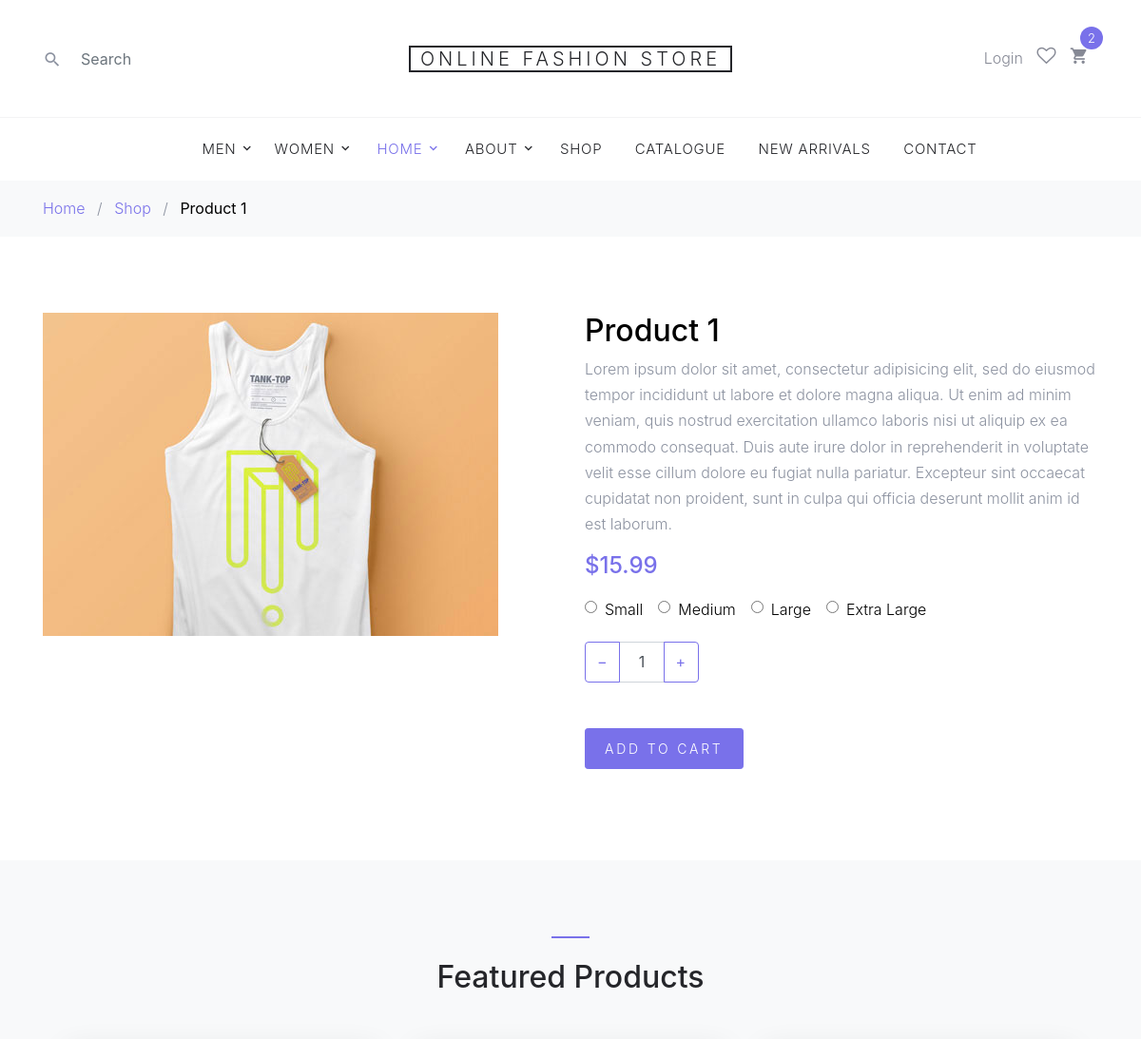
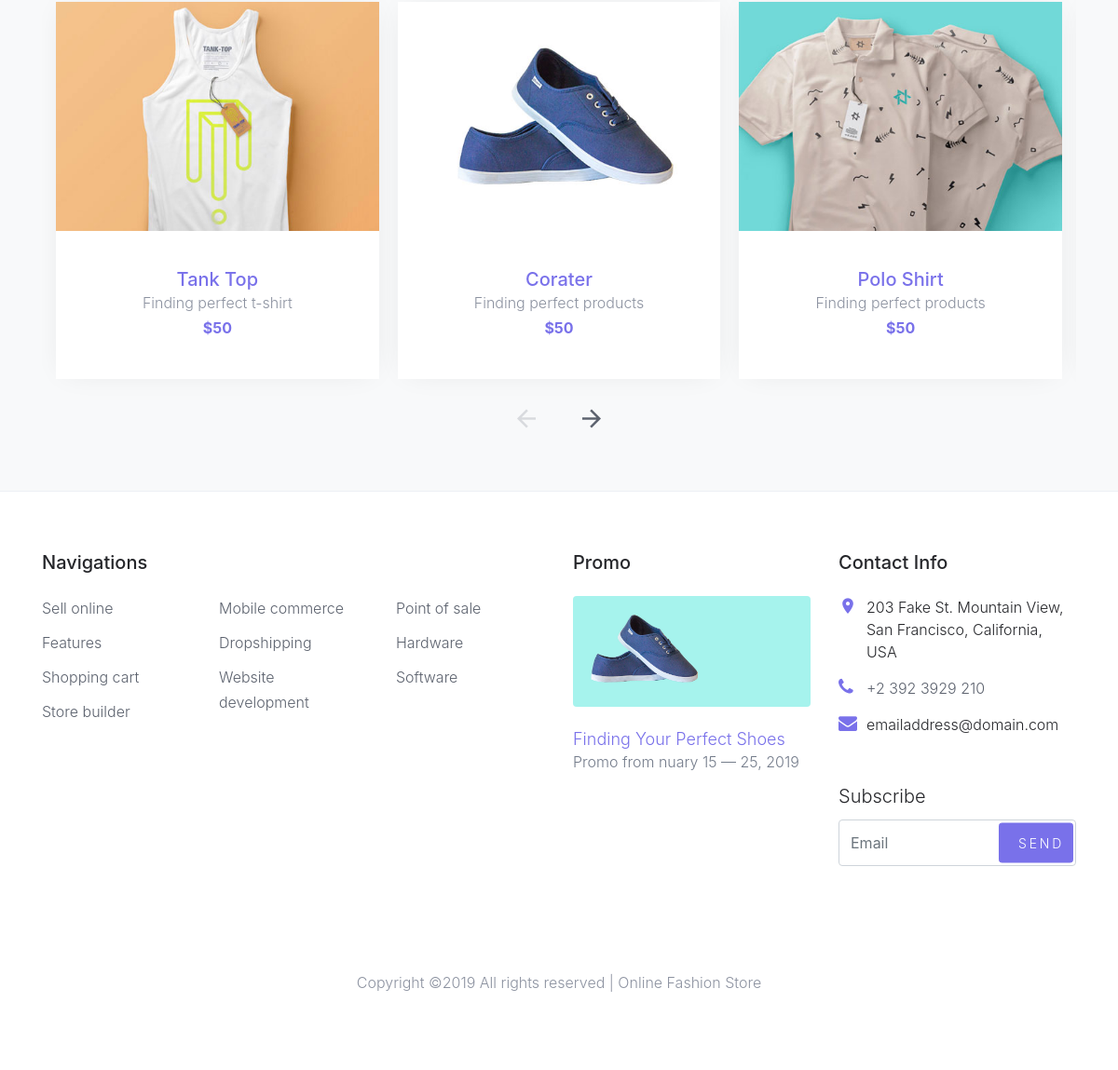
/shop-single.php?id=1, run on the app's committed database (2 pictures, top to bottom).
### tables this page shows
CREATE TABLE `categories` (
  `id` int(11) NOT NULL,
  `label` varchar(150) NOT NULL DEFAULT '',
  `link_url` varchar(255) NOT NULL DEFAULT '#',
  `parent_id` int(11) NOT NULL DEFAULT '0'
);

CREATE TABLE `products` (
  `product_id` int(11) NOT NULL,
  `product_title` varchar(255) NOT NULL,
  `product_category_id` int(11) NOT NULL,
  `product_price` float NOT NULL,
  `product_quantity` int(11) NOT NULL,
  `product_short_desc` varchar(150) NOT NULL,
  `product_description` text NOT NULL,
  `product_image` varchar(255) NOT NULL
);

### includes/functions/loginandregister.php (called while the page is built, shortened)
<?php
function isLoggedIn() {
	if (isset($_SESSION['user'])) {
		return true;
	} else {
		return false;
	}
}
 ?>

### shop-single.php (the view, shortened to what this page needs)
<?php
include TEMPLATE_FRONT.DS.'header.php';
?>
<?php
$product = query("SELECT * FROM products WHERE product_id=".escape_string($_GET['id']));
  while ($row = fetch_array($product)) {
 ?>
    <div class="bg-light py-3">
      <div class="container">
        <div class="row">
          <div class="col-md-12 mb-0"><a href="index.php">Home</a> <span class="mx-2 mb-0">/</span> <a href="shop.php">Shop</a> <span class="mx-2 mb-0">/</span> <strong class="text-black"><?php echo $row['product_title'] ?></strong></div>
        </div>
      </div>
    </div>
    <div class="site-section">
      <div class="container">
        <div class="row">
          <div class="col-md-6">
            <img src="images/<?php echo $row['product_image'] ?>" alt="<?php echo $row['product_title'] ?>" class="img-fluid">
          </div>
          <div class="col-md-6">
            <h2 class="text-black"><?php echo $row['product_title'] ?></h2>
            <p><?php echo $row['product_description'] ?></p>
            <p><strong class="text-primary h4">$<?php echo $row['product_price'] ?></strong></p>
            <div class="mb-1 d-flex">
              <label for="option-sm" class="d-flex mr-3 mb-3">
                <span class="d-inline-block mr-2" style="top:-2px; position: relative;"><input type="radio" id="option-sm" name="shop-sizes"></span> <span class="d-inline-block text-black">Small</span>
              </label>
              <label for="option-md" class="d-flex mr-3 mb-3">
                <span class="d-inline-block mr-2" style="top:-2px; position: relative;"><input type="radio" id="option-md" name="shop-sizes"></span> <span class="d-inline-block text-black">Medium</span>
              </label>
              <label for="option-lg" class="d-flex mr-3 mb-3">
                <span class="d-inline-block mr-2" style="top:-2px; position: relative;"><input type="radio" id="option-lg" name="shop-sizes"></span> <span class="d-inline-block text-black">Large</span>
              </label>
              <label for="option-xl" class="d-flex mr-3 mb-3">
                <span class="d-inline-block mr-2" style="top:-2px; position: relative;"><input type="radio" id="option-xl" name="shop-sizes"></span> <span class="d-inline-block text-black"> Extra Large</span>
              </label>
            </div>
            <div class="mb-5">
              <div class="input-group mb-3" style="max-width: 120px;">
              <div class="input-group-prepend">
                <button class="btn btn-outline-primary js-btn-minus" type="button">&minus;</button>
              </div>
              <input type="text" class="form-control text-center" value="1" placeholder="" aria-label="Example text with button addon" aria-describedby="button-addon1">
              <div class="input-group-append">
                <button class="btn btn-outline-primary js-btn-plus" type="button">&plus;</button>
              </div>
            </div>
            </div>
            <p><a href="cart.php?add=<?php echo $row['product_id'] ?>" class="buy-now btn btn-sm btn-primary">Add To Cart</a></p>
          </div>
        </div>
      </div>
    </div>
<?php } ?>
    <div class="site-section block-3 site-blocks-2 bg-light">
      <div class="container">
        <div class="row justify-content-center">
          <div class="col-md-7 site-section-heading text-center pt-4">
            <h2>Featured Products</h2>
          </div>
        </div>
        <div class="row">
          <div class="col-md-12">
            <div class="nonloop-block-3 owl-carousel">
              <div class="item">
                <div class="block-4 text-center">
                  <figure class="block-4-image">
                    <img src="images/cloth_1.jpg" alt="Image placeholder" class="img-fluid">
                  </figure>
                  <div class="block-4-text p-4">
                    <h3><a href="#">Tank Top</a></h3>
                    <p class="mb-0">Finding perfect t-shirt</p>
                    <p class="text-primary font-weight-bold">$50</p>
                  </div>
                </div>
              </div>
              <div class="item">
                <div class="block-4 text-center">
                  <figure class="block-4-image">
                    <img src="images/shoe_1.jpg" alt="Image placeholder" class="img-fluid">
                  </figure>
                  <div class="block-4-text p-4">
                    <h3><a href="#">Corater</a></h3>
                    <p class="mb-0">Finding perfect products</p>
                    <p class="text-primary font-weight-bold">$50</p>
                  </div>
                </div>
              </div>
              <div class="item">
                <div class="block-4 text-center">
                  <figure class="block-4-image">
                    <img src="images/cloth_2.jpg" alt="Image placeholder" class="img-fluid">
                  </figure>
                  <div class="block-4-text p-4">
                    <h3><a href="#">Polo Shirt</a></h3>
                    <p class="mb-0">Finding perfect products</p>
                    <p class="text-primary font-weight-bold">$50</p>
                  </div>
                </div>
              </div>
            </div>
          </div>
        </div>
      </div>
    </div>
    <?php include TEMPLATE_FRONT.DS.'footer.php'; ?>

### includes/templates/front/header.php (shortened to what this page needs)
<!DOCTYPE html>
<html lang="en">
  <head>
    <link rel="stylesheet" href="fonts/icomoon/style.css">
    <link rel="stylesheet" href="css/bootstrap.min.css">
    <link rel="stylesheet" href="css/magnific-popup.css">
    <link rel="stylesheet" href="css/jquery-ui.css">
    <link rel="stylesheet" href="css/owl.carousel.min.css">
    <link rel="stylesheet" href="css/owl.theme.default.min.css">
    <link rel="stylesheet" href="css/aos.css">
    <link rel="stylesheet" href="css/style.css">
  </head>
  <body>
  <div class="site-wrap">
    <header class="site-navbar" role="banner">
      <div class="site-navbar-top">
        <?php
          include TEMPLATE_FRONT.DS.'top_nav.php';
         ?>
      </div>
      <nav class="site-navigation text-right text-md-center" role="navigation">
        <?php
          include TEMPLATE_FRONT.DS.'site_nav.php';
         ?>
      </nav>
    </header>

### includes/templates/front/top_nav.php (shortened to what this page needs)
<div class="container">
	<div class="row align-items-center">
		<div class="col-6 col-md-4 order-2 order-md-1 site-search-icon text-left">
			<form action="" class="site-block-top-search">
				<span class="icon icon-search2"></span>
				<input type="text" class="form-control border-0" placeholder="Search">
			</form>
		</div>
		<div class="col-12 mb-3 mb-md-0 col-md-4 order-1 order-md-2 text-center">
			<div class="site-logo">
				<a href="index.php" class="js-logo-clone">Online Fashion Store</a>
			</div>
		</div>
		<div class="col-6 col-md-4 order-3 order-md-3 text-right">
			<div class="site-top-icons">
				<ul>
					<?php if(isLoggedIn()) { ?>
						<li id="user-icon" class="dropdown">
							<a href="#" class="dropdown-toggle" role="button" id="dropdownMenuLink" data-toggle="dropdown" aria-haspopup="true" aria-expanded="false"><span class="icon icon-person"><?php echo ucfirst(getLoggedInUser()['user_name']) ?></span></a>
							<div class="dropdown-menu" aria-labelledby="dropdownMenuLink">
							    <a class="dropdown-item" href="#">My orders</a>
							    <a class="dropdown-item" href="profile.php">My Profile</a>
							    <a class="text-danger dropdown-item" href="logout.php">Logout</a>
							  </div>
						</li>
					<?php } else { ?>
						<li><a href="login.php">Login</a></li>
					<?php } ?>
					<li><a href="#"><span class="icon icon-heart-o"></span></a></li>
					<li>
						<a href="cart.php" class="site-cart">
							<span class="icon icon-shopping_cart"></span>
							<span class="count">2</span>
						</a>
					</li>
				</ul>
			</div>
		</div>
	</div>
</div>

### includes/templates/front/site_nav.php (shortened to what this page needs)
<div class="container">
	<ul class="site-menu js-clone-nav d-none d-md-block">
		<?php
		echo custom_dyn_menu();
		?>
		<li class="has-children active">
			<a href="index.php">Home</a>
		</li>
		<li class="has-children">
			<a href="about.php">About</a>
		</li>
		<li><a href="shop.php">Shop</a></li>
		<li><a href="#">Catalogue</a></li>
		<li><a href="#">New Arrivals</a></li>
		<li><a href="contact.php">Contact</a></li>
	</ul>
</div>

### includes/functions.php (shortened to what this page needs)
<?php
 require_once('functions/loginandregister.php');
function query($sql)
{
	global $connection;
	return mysqli_query($connection, $sql);
}
function escape_string($string)
{
	global $connection;
	return mysqli_real_escape_string($connection, $string);
}
function fetch_obj($result)
{
	return mysqli_fetch_object($result);
}
function fetch_array($result)
{
	return mysqli_fetch_assoc($result);
}
function custom_dyn_menu()
{
	$main_array = get_cat_for_nav();
	$parent_array = $main_array['parent_menu'];
	$sub_array = $main_array['sub_menu'];
	$menu = "";
	foreach ($parent_array as $pkey => $pval) {
		if (!empty($pval['count'])) {
			$menu.='<li class="has-children">
			<a href="category.php?id='.$pval["id"].'">'.$pval["label"].'</a>
			<ul class="dropdown">';
			$smenu = "";
			foreach ($sub_array[$pkey] as $sobj) {
				$smenu.='<li><a href="category.php?id='.$sobj['id'].'">'.$sobj['label'].'</a></li>';
			}
			$menu.=$smenu.'</ul></li>';
		} else {
			$menu.='<li><a href="category.php?id='.$pval["id"].'">'.$pval["label"].'</a></li>';
		}
	}
	return $menu;
}
function get_cat_for_nav()
{
	$parent_menu = array();
	$sub_menu = array();
	$query = "SELECT * FROM categories ORDER BY parent_id, id ASC";
	$send_query = query($query);
	while ($obj = fetch_obj($send_query)) {
		if ($obj->parent_id == 0) {
			$parent_menu[$obj->id]['id'] = $obj->id;
			$parent_menu[$obj->id]['label'] = $obj->label;
			$parent_menu[$obj->id]['link'] = $obj->link_url;
		} else {
			$sub_menu[$obj->parent_id][$obj->id]['id'] = $obj->id;
			$sub_menu[$obj->parent_id][$obj->id]['label'] = $obj->label;
			$sub_menu[$obj->parent_id][$obj->id]['link'] = $obj->link_url;
			if (empty($parent_menu[$obj->parent_id]['count'])) {
				$parent_menu[$obj->parent_id]['count'] = 0;
			}
			$parent_menu[$obj->parent_id]['count']++;
		}
	}
	return ['parent_menu' => $parent_menu, 'sub_menu' => $sub_menu];
}
?>

### includes/templates/front/footer.php (shortened to what this page needs)
<footer class="site-footer border-top">
      <div class="container">
        <div class="row">
          <div class="col-lg-6 mb-5 mb-lg-0">
            <div class="row">
              <div class="col-md-12">
                <h3 class="footer-heading mb-4">Navigations</h3>
              </div>
              <div class="col-md-6 col-lg-4">
                <ul class="list-unstyled">
                  <li><a href="#">Sell online</a></li>
                  <li><a href="#">Features</a></li>
                  <li><a href="#">Shopping cart</a></li>
                  <li><a href="#">Store builder</a></li>
                </ul>
              </div>
              <div class="col-md-6 col-lg-4">
                <ul class="list-unstyled">
                  <li><a href="#">Mobile commerce</a></li>
                  <li><a href="#">Dropshipping</a></li>
                  <li><a href="#">Website development</a></li>
                </ul>
              </div>
              <div class="col-md-6 col-lg-4">
                <ul class="list-unstyled">
                  <li><a href="#">Point of sale</a></li>
                  <li><a href="#">Hardware</a></li>
                  <li><a href="#">Software</a></li>
                </ul>
              </div>
            </div>
          </div>
          <div class="col-md-6 col-lg-3 mb-4 mb-lg-0">
            <h3 class="footer-heading mb-4">Promo</h3>
            <a href="#" class="block-6">
              <img src="images/hero_1.jpg" alt="Image placeholder" class="img-fluid rounded mb-4">
              <h3 class="font-weight-light  mb-0">Finding Your Perfect Shoes</h3>
              <p>Promo from  nuary 15 &mdash; 25, 2019</p>
            </a>
          </div>
          <div class="col-md-6 col-lg-3">
            <div class="block-5 mb-5">
              <h3 class="footer-heading mb-4">Contact Info</h3>
              <ul class="list-unstyled">
                <li class="address">203 Fake St. Mountain View, San Francisco, California, USA</li>
                <li class="phone"><a href="tel://23923929210">+2 392 3929 210</a></li>
                <li class="email">emailaddress@domain.com</li>
              </ul>
            </div>
            <div class="block-7">
              <form action="#" method="post">
                <label for="email_subscribe" class="footer-heading">Subscribe</label>
                <div class="form-group">
                  <input type="text" class="form-control py-4" id="email_subscribe" placeholder="Email">
                  <input type="submit" class="btn btn-sm btn-primary" value="Send">
                </div>
              </form>
            </div>
          </div>
        </div>
        <div class="row pt-5 mt-5 text-center">
          <div class="col-md-12">
            <p>
            Copyright &copy;<?php echo date("Y")?> All rights reserved | Online Fashion Store
            </p>
          </div>
        </div>
      </div>
    </footer>
  </div>
  </body>
</html>

### data on the page
categories: label "MEN"
categories: label "WOMEN"
products: product_title "Product 1", product_image (picture), product_description "Lorem ipsum dolor sit amet, consectetur adipisicing elit, sed do eiusmod tempor incididunt ut labore et dolore magna aliqua. Ut enim ad minim veniam, quis nostrud exercitation ullamco laboris nisi ut aliquip ex ea commodo consequat. Duis aute irure dolor in reprehenderit in voluptate velit esse cillum dolore eu fugiat nulla pariatur. Excepteur sint occaecat cupidatat non proident, sunt in culpa qui officia deserunt mollit anim id est laborum.", product_price "15.99"
